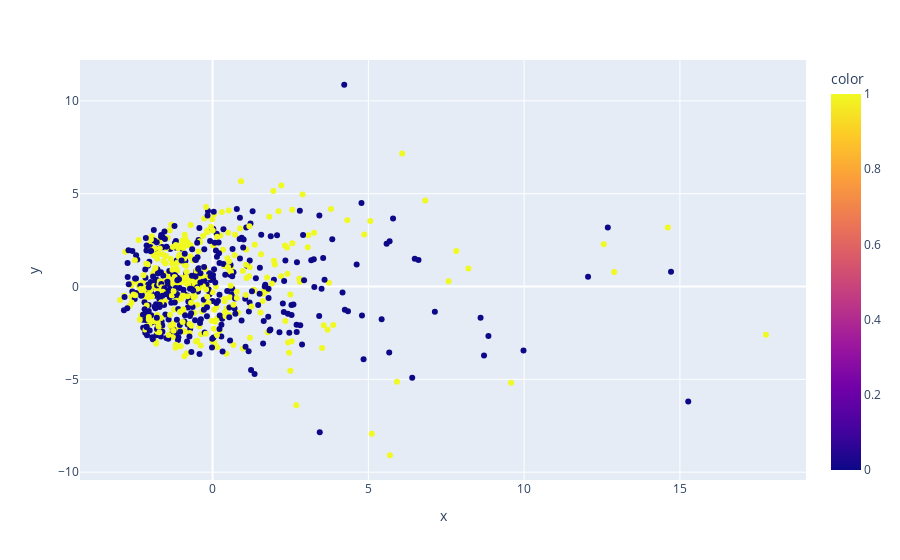

The cell this chart's notebook holds for it:
### Code cell
pcs = pca.fit_transform(StandardScaler().fit_transform(X))
pc1 = pcs[:,0]
pc2 = pcs[:,1]
px.scatter(x=pc1,y=pc2, color=y)

### Figure 1 — Plotly figure (JSON) as saved in the notebook; plotly's stock layout.template omitted (floating-point values rounded to 4 significant figures; data arrays with more than 128 entries replaced by an {"elided": "..."} marker saying what was removed)
{"data": [{"hovertemplate": "x=%{x}<br>y=%{y}<br>color=%{marker.color}<extra></extra>", "legendgroup": "", "marker": {"color": {"elided": "700 int values"}, "coloraxis": "coloraxis", "symbol": "circle"}, "mode": "markers", "name": "", "orientation": "v", "showlegend": false, "type": "scatter", "x": {"elided": "700 float values"}, "xaxis": "x", "y": {"elided": "700 float values"}, "yaxis": "y"}], "layout": {"coloraxis": {"colorbar": {"title": {"text": "color"}}, "colorscale": [[0, "#0d0887"], [0.1111, "#46039f"], [0.2222, "#7201a8"], [0.3333, "#9c179e"], [0.4444, "#bd3786"], [0.5556, "#d8576b"], [0.6667, "#ed7953"], [0.7778, "#fb9f3a"], [0.8889, "#fdca26"], [1, "#f0f921"]]}, "legend": {"tracegroupgap": 0}, "margin": {"t": 60}, "xaxis": {"anchor": "y", "domain": [0, 1], "title": {"text": "x"}}, "yaxis": {"anchor": "x", "domain": [0, 1], "title": {"text": "y"}}}}
